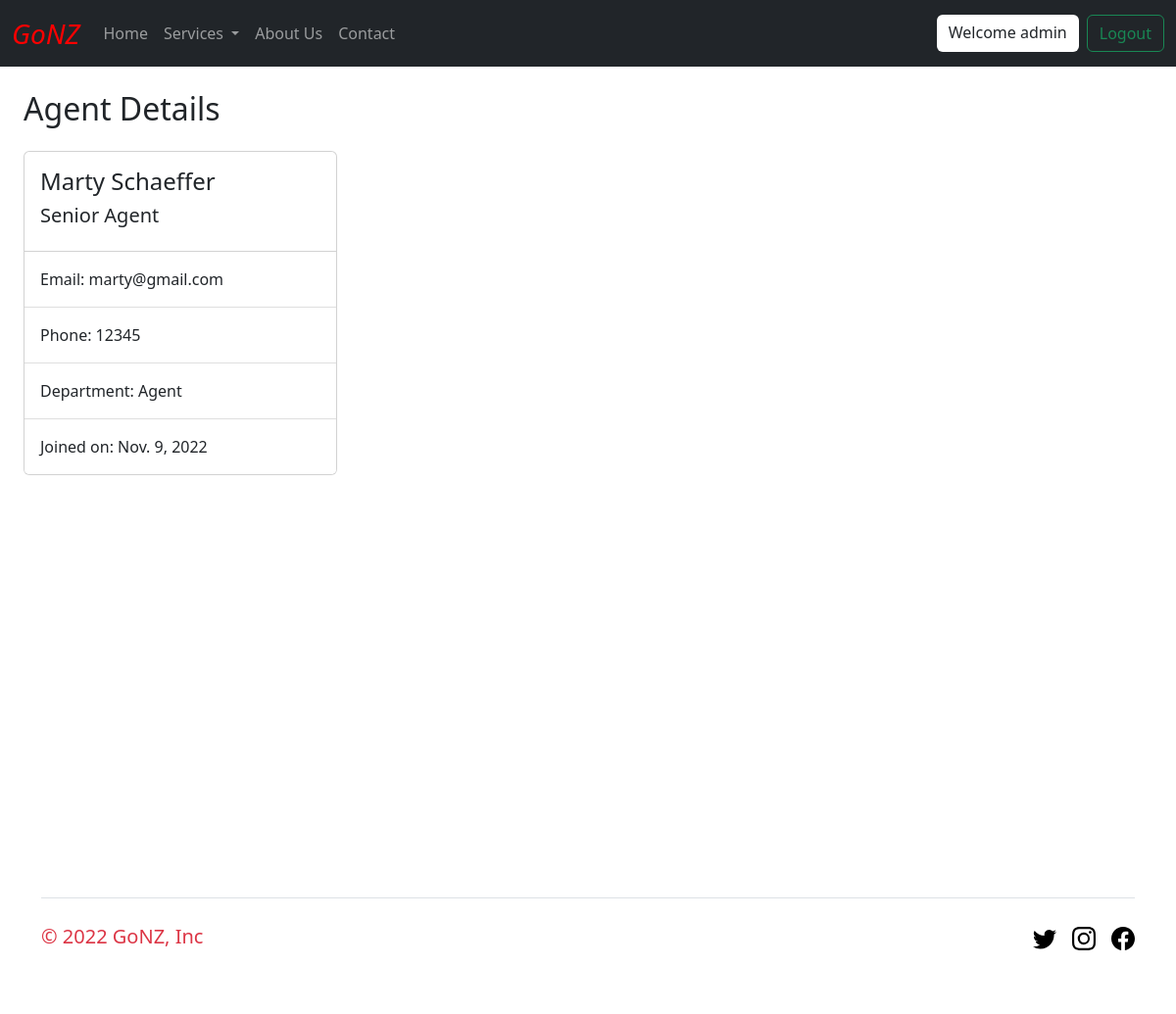
Page /agents/3/ (signed in) on the committed database.
### home/models.py (models this page shows, shortened)
class Employee(models.Model):
    name = models.CharField(max_length=50,)
    email = models.CharField(max_length=30)
    phone = models.CharField(max_length=15)
    department = models.ForeignKey(Department, null=True, on_delete=models.SET_NULL)
    position = models.CharField(max_length=50)
    date_created = models.DateField(auto_now_add=True)

class Department(models.Model):
    name = models.CharField(max_length=100)
    class Meta:
        ordering = ['name', ]     # ascending order

### home/views.py (the view)
# urls.py: path('agents/<int:pk>/', views.agentDetail, name='agent-detail'),
@login_required(login_url='login')
def agentDetail(request, pk):
    agent =  Employee.objects.get(id=pk)
    context = {'agent': agent}
    return render(request, 'home/agent-detail.html', context)

### home/templates/home/agent-detail.html (shortened to what this page needs)
{% extends 'base.html' %}
{% load static %}
{% block content %}
<h2 class="m-4">Agent Details</h2>
<div class="card mx-4" style="width: 20rem;">
  <div class="card-body">
    <h4 class="card-title">{{agent.name}}</h4>
    <h5 class="card-title">{{agent.position}}</h5>
  </div>
  <ul class="list-group list-group-flush">
    <li class="list-group-item p-3">Email: {{agent.email}}</li>
    <li class="list-group-item p-3">Phone: {{agent.phone}}</li>
    <li class="list-group-item p-3">Department: {{agent.department.name}}</li>
    <li class="list-group-item p-3">Joined on: {{agent.date_created}} </li>
  </ul>
</div>
{% endblock content %}

### templates/navbar.html (shortened to what this page needs)
<nav class="navbar navbar-expand-lg bg-dark navbar-dark">
  <div class="container-fluid">
    <a class="navbar-brand demo fs-3 fst-italic" href="{% url 'home' %}">GoNZ</a>
    <div class="collapse navbar-collapse " id="navbarSupportedContent">
      <ul class="navbar-nav me-auto mb-2 mb-lg-0 ">
        <li class="nav-item">
          <a class="nav-link" aria-current="page" href="{% url 'home' %}"
            >Home</a
          >
        </li>
        <li class="nav-item dropdown">
          <a
            class="nav-link dropdown-toggle"
            href="#"
            role="button"
            data-bs-toggle="dropdown"
            aria-expanded="false"
          >
            Services
          </a>
        </li>
        <li class="nav-item">
          <a class="nav-link" href="/about">About Us</a>
        </li>
        <li class="nav-item">
          <a class="nav-link" href="{% url 'contact' %}">Contact</a>
        </li>
      </ul>
      <div class="d-flex" style="justify-content: space-between;">
        <div
          style="
            margin-right: 0.5rem;
            padding: 0.375rem 0.75rem;
            background-color: #fff;
            border-radius: 1px solid #ced4da;
            border-radius: 0.375rem;
          "
        >
          Welcome {{request.user}}
        </div>
        <a class="btn btn-outline-success" href="{% url 'logout' %}">Logout</a>
      </div>
    </div>
  </div>
</nav>

### static/style.css (style rules this page uses)
.demo { color: red; }

### rows in the picture
Employee: name "Marty Schaeffer", position "Senior Agent", email "marty@gmail.com", phone "12345", department.name "Agent", date_created "Nov. 9, 2022"

### other values in the picture
{{ request.user }} "admin"
